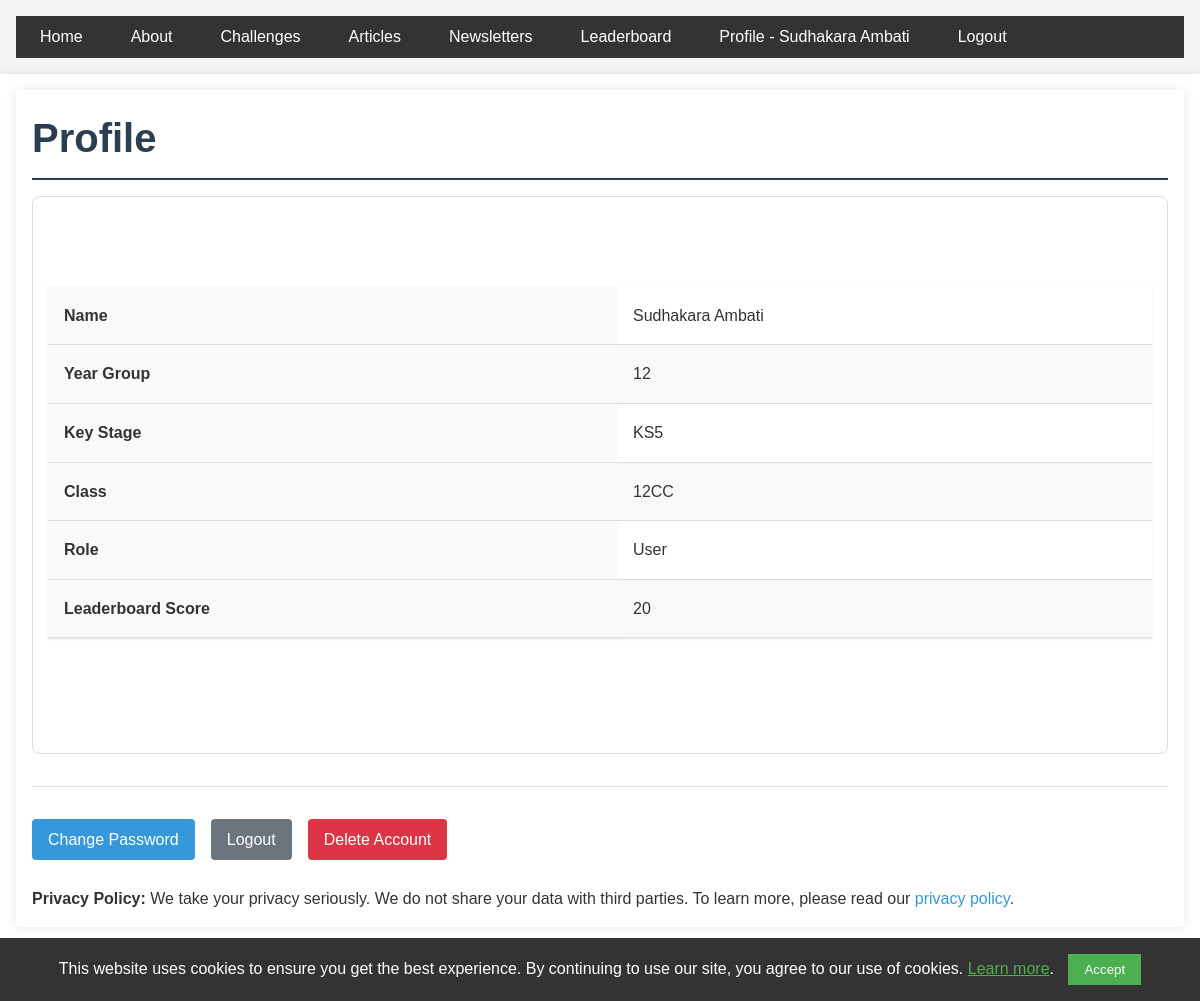
/profile/ (signed in), run on the app's committed database.
### app/models.py (models this page shows, shortened)
class User(UserMixin, db.Model):
    id = db.Column(db.Integer, primary_key=True)
    full_name = db.Column(db.String(100), nullable=False)
    year = db.Column(db.Integer)
    maths_class = db.Column(db.String(100))
    password_hash = db.Column(db.String(128))
    is_admin = db.Column(db.Boolean, default=False)
    key_stage = db.Column(db.String(3), nullable=False, index=True)
    submissions = db.relationship('AnswerSubmission', backref='user', lazy=True,
                                cascade='all, delete-orphan')
    articles = db.relationship('Article', backref='author', lazy='dynamic',
                             cascade='all, delete-orphan')

class LeaderboardEntry(db.Model):
    id = db.Column(db.Integer, primary_key=True)
    user_id = db.Column(db.Integer, db.ForeignKey('user.id'), nullable=False)
    score = db.Column(db.Integer, default=0)
    last_updated = db.Column(db.DateTime, nullable=False, default=datetime.utcnow)
    user = db.relationship('User', backref=db.backref('leaderboard_entries', cascade='all, delete-orphan'))

### app/profile/routes.py (the view)
@bp.route('/')  # Changed from '/profile' to '/' since we're using url_prefix
@login_required
def profile():
    leaderboard_data = LeaderboardEntry.query.filter_by(user_id=current_user.id).first()
    return render_template('profile/main_profile.html', title='Profile', leaderboard_data=leaderboard_data)

### app/__init__.py (called while the page is built)
def create_app(config_type='development'):
    config_mapping = {
        'development': Config,
        'testing': TestingConfig,
    }
    config_class = config_mapping.get(config_type, Config)
    app = Flask(__name__)
    app.config.from_object(config_class)
    app.logger.setLevel(logging.INFO)
    ckeditor.init_app(app)
    db.init_app(app)
    login_manager.init_app(app)
    @login_manager.user_loader
    def load_user(user_id):
        return User.query.get(int(user_id))
    migrate.init_app(app, db, render_as_batch=True)
    from app.auth import bp as auth_bp
    from app.main import bp as main_bp
    from app.profile import bp as profile_bp
    from app.admin import bp as admin_bp
    app.register_blueprint(auth_bp)
    app.register_blueprint(main_bp)
    app.register_blueprint(profile_bp, url_prefix='/profile')
    app.register_blueprint(admin_bp)
    return app

### app/templates/profile/main_profile.html
{% extends "base.html" %}
{% block content %}
<main>
    <h1 class="challenge-title">Profile</h1>
    <div class="challenge-card">
        <div class="challenge-content">
            <table>
                <tr>
                    <th>Name</th>
                    <td>{{ current_user.full_name }} </td>
                </tr>
                <tr>
                    <th>Year Group</th>
                    <td>{{ current_user.year }}</td>
                </tr>
                <tr>
                    <th>Key Stage</th>
                    <td>{{ current_user.key_stage }}</td>
                </tr>
                <tr>
                    <th>Class</th>
                    <td>{{ current_user.maths_class }}</td>
                </tr>
                <tr>
                    <th>Role</th>
                    <td>{{ 'Admin' if current_user.is_admin else 'User' }}</td>
                </tr>
                <tr>
                    <th>Leaderboard Score</th>
                    <td>{{ leaderboard_data.score if leaderboard_data.score else '0' }}</td>
                </tr>
            </table>
        </div>
    </div>
    <div class="challenge-actions">
        <a href="{{ url_for('profile.change_password') }}" class="button">
            Change Password
        </a>
        <a href="{{ url_for('auth.logout') }}" class="button button-secondary">
            Logout
        </a>
        <a href="{{ url_for('profile.delete_account') }}" class="button button-danger">
            Delete Account
        </a>
    </div>
    <br>
    <div class="privacy-policy">
        <p>
            <strong>Privacy Policy:</strong> We take your privacy seriously. We do not share your data with third parties. To learn more, please read our <a href="{{ url_for('main.privacy_policy') }}">privacy policy</a>.
        </p>
</main>
{% endblock %}

### app/templates/base.html (shortened to what this page needs)
<!DOCTYPE html>
<html lang="en">
    <head>
        <link rel="stylesheet" href="{{ url_for('static', filename='css/main.css') }}">
        <link rel="stylesheet" href="https://cdnjs.cloudflare.com/ajax/libs/mathquill/0.10.1/mathquill.min.css">
</head>
<body>
    <header>
        <nav>
            <ul class="nav-menu">
                <li><a href="{{ url_for('main.index') }}">Home</a></li>
                <li><a href="{{ url_for('main.about') }}">About</a></li>
                <li><a href="{{ url_for('main.challenges') }}">Challenges</a></li>
                <li><a href="{{ url_for('main.articles') }}">Articles</a></li>
                <li><a href="{{ url_for('main.newsletters') }}">Newsletters</a></li>
                <li><a href="{{ url_for('main.leaderboard') }}">Leaderboard</a></li>
                {% if current_user.is_anonymous %}
                    <li><a href="{{ url_for('auth.login') }}">Login</a></li>
                    <li><a href="{{ url_for('auth.register') }}">Register</a></li>
                {% else %}
                    <li><a href="{{ url_for('profile.profile') }}">Profile - {{current_user.full_name }}</a></li>
                    <li><a href="{{ url_for('auth.logout') }}">Logout</a></li>
                {% endif %}
            </ul>
        </nav>
    </header>
    <main>
        {% block content %}{% endblock %}
    </main>
    <footer>
        <p>&copy; 2024 UCGS Mathematics Society</p>
    </footer>
<div id="cookie-consent-banner" class="cookie-banner">
    <p>
        This website uses cookies to ensure you get the best experience. By continuing to use our site, you agree to our use of cookies.
        <a href="{{ url_for('main.privacy_policy') }}">Learn more</a>.
    </p>
    <button id="accept-cookies" class="cookie-button">Accept</button>
</div>
</body>
</html>

### app/static/css/main.css (style rules this page uses)
* { margin: 0; padding: 0; box-sizing: border-box; }
body { font-family: Arial, sans-serif; line-height: 1.6; color: #333; background-color: #f4f4f4; }
header, main, footer { padding: 1rem; }
main { max-width: 1200px; margin: 0 auto; background-color: #fff; box-shadow: 0 0 10px rgba(0, 0, 0, 0.1); min-height: calc(100vh - 120px); }
h1, h2, h3 { margin-bottom: 1rem; color: #2c3e50; }
h1 { font-size: 2.5rem; border-bottom: 2px solid #2c3e50; padding-bottom: 0.5rem; }
nav ul { list-style-type: none; display: flex; background-color: #333; padding: 0.5rem; }
nav ul li { margin-right: 1rem; }
nav ul li a { color: #fff; text-decoration: none; padding: 0.5rem 1rem; border-radius: 4px; transition: background-color 0.3s; }
a { color: #3498db; text-decoration: none; }
.button { display: inline-block; padding: 0.5rem 1rem; background-color: #3498db; color: #fff; text-decoration: none; border-radius: 4px; transition: background-color 0.3s; margin-top: 1rem; }
table { width: 100%; border-collapse: collapse; margin-bottom: 1rem; }
th, td { padding: 0.75rem; text-align: left; border-bottom: 1px solid #ddd; }
th { background-color: #f2f2f2; font-weight: bold; }
tr:nth-child(even) { background-color: #f8f8f8; }
footer { text-align: center; padding: 1rem; background-color: #333; color: #fff; }
.challenge-card { border: 1px solid #ddd; border-radius: 8px; padding: 15px; transition: transform 0.2s, box-shadow 0.2s; }
.challenge-actions { display: flex; gap: 10px; margin-top: 15px; }
.challenge-content { white-space: pre-wrap; word-wrap: break-word; overflow-wrap: break-word; }
.challenge-title { margin-bottom: 1rem; }
.challenge-content { margin-bottom: 2rem; }
.button-secondary { background-color: #6c757d; color: #fff; padding: 0.5rem 1rem; border: none; border-radius: 4px; cursor: pointer; text-decoration: none; display: inline-block; transition: background-color 0.3s; margin-top: 1rem; }
.button-danger { background-color: #dc3545; color: #fff; padding: 0.5rem 1rem; border: none; border-radius: 4px; cursor: pointer; transition: background-color 0.3s; }
.challenge-actions { display: flex; gap: 1rem; margin-top: 2rem; padding-top: 1rem; border-top: 1px solid #ddd; }
.challenge-actions { margin-top: 2rem; display: flex; gap: 1rem; justify-content: flex-start; }
table { margin-top: 1.5rem; box-shadow: 0 1px 3px rgba(0, 0, 0, 0.1); }
th, td { padding: 1rem; }
th { background-color: #f8f9fa; font-weight: 600; }
.cookie-banner { position: fixed; bottom: 0; left: 0; width: 100%; background-color: #333; color: #fff; padding: 1rem; display: none; z-index: 1000; text-align: center; }
.cookie-banner p { margin: 0; display: inline; }
.cookie-banner a { color: #4CAF50; text-decoration: underline; }
.cookie-button { background-color: #4CAF50; color: white; border: none; padding: 0.5rem 1rem; margin-left: 10px; cursor: pointer; }

### data on the page
User: full_name "Sudhakara Ambati", year "12", key_stage "KS5", maths_class "12CC", is_admin "User"
LeaderboardEntry: score "20"
